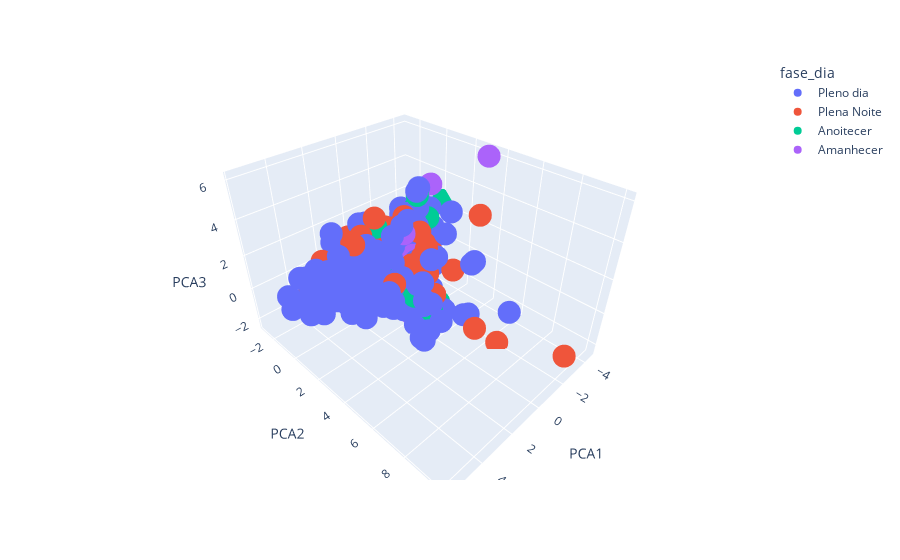

Notebook cell for this chart:
### Code cell
fig = px.scatter_3d(prf_rain_data, x="PCA1", y="PCA2", z="PCA3", color="fase_dia")
fig.show()
